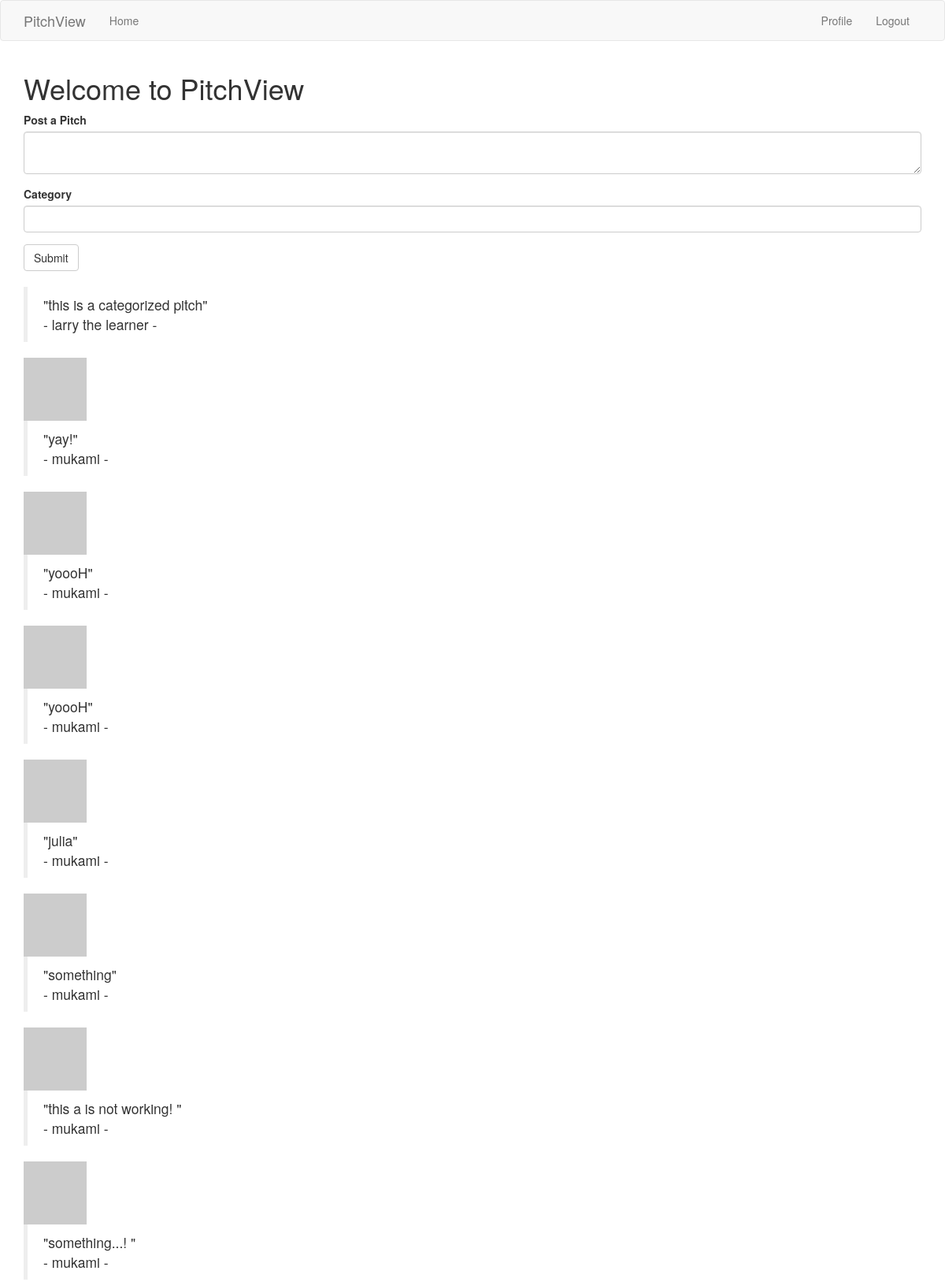
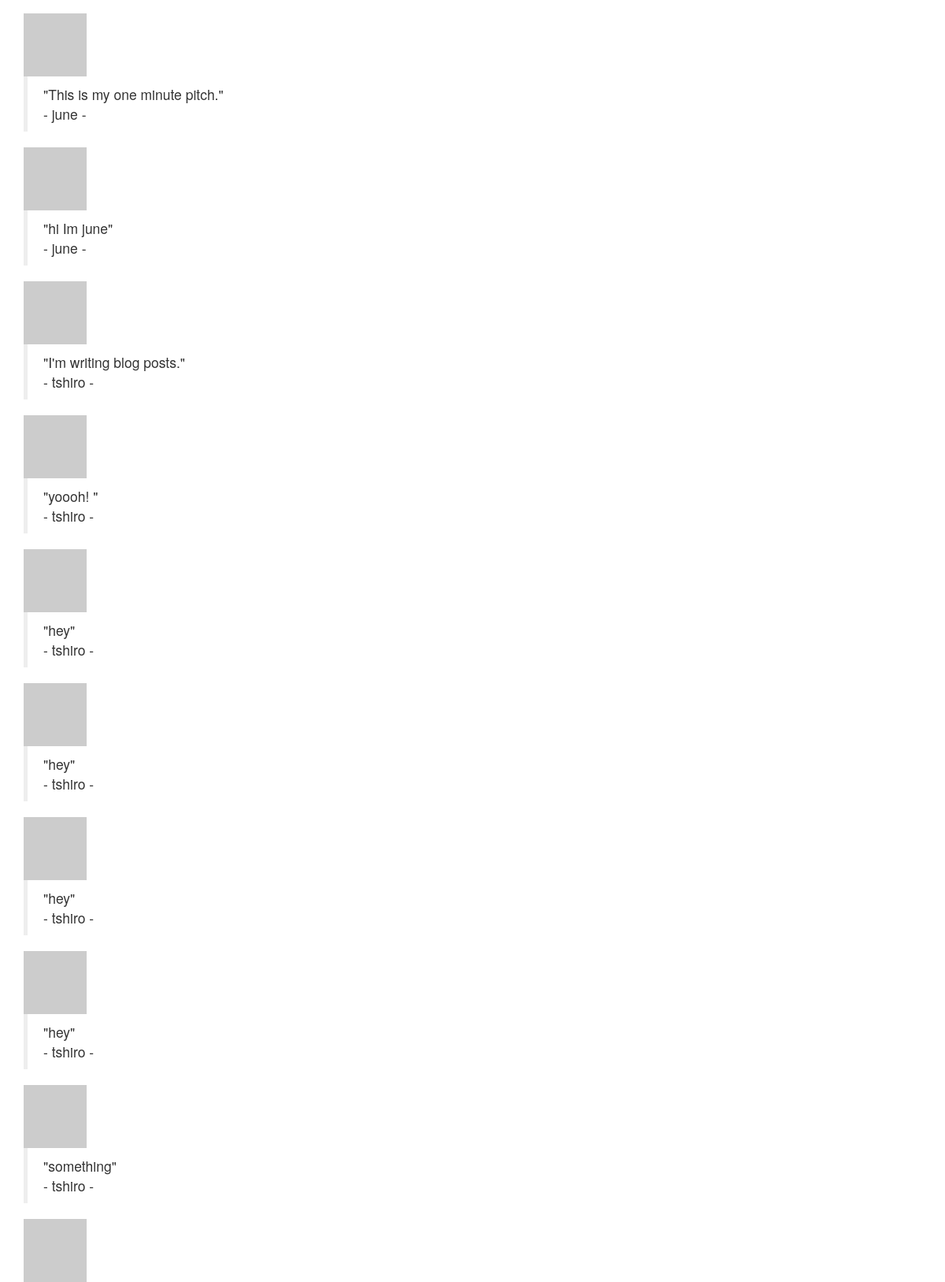
The page /index (signed in) on the database its author committed (2 pictures, top to bottom).
### app/models.py (models this page shows, shortened)
class Post(db.Model):
    id = db.Column(db.Integer, primary_key=True)
    body = db.Column(db.String(140))
    timestamp = db.Column(db.DateTime, index=True, default=datetime.utcnow)
    user_id = db.Column(db.Integer, db.ForeignKey('user.id'))
    category = db.relationship('Category', backref='type', lazy='dynamic')
    comments = db.relationship('Comment', backref='author', lazy='dynamic')

class User(UserMixin, db.Model):
    id = db.Column(db.Integer, primary_key=True)
    username = db.Column(db.String(64), index=True, unique=True)
    email = db.Column(db.String(120), index=True, unique=True)
    password_hash = db.Column(db.String(128))
    posts = db.relationship('Post', backref='author', lazy='dynamic')
    about_me = db.Column(db.String(255))
    last_seen = db.Column(db.DateTime, default=datetime.utcnow)
    def avatar(self, size):
        digest = md5(self.email.lower().encode('utf-8')).hexdigest()
        return 'https://www.gravatar.com/avatar/{}?d=identicon&s={}'.format(digest, size)

### app/main/routes.py (the view)
@bp.route('/', methods=['GET', 'POST'])
@bp.route('/index', methods=['GET', 'POST'])
@login_required
def index():
    form=PostForm()
    if form.validate_on_submit():
        post = Post(body=form.post.data, author=current_user)
        db.session.add(post)
        db.session.commit()
        flash('Your post is now live!')
        return redirect(url_for('main.index'))
    posts = Post.query.order_by(Post.timestamp.desc()).all()
    return render_template('index.html', title='Home Page', form=form, posts=posts)

### app/main/forms.py
class PostForm(FlaskForm):
    post = TextAreaField('Post a Pitch', validators=[
        DataRequired(), Length(min=1, max=255)])
    category = StringField('Category', validators=[DataRequired()])
    submit = SubmitField('Submit')

### app/main/routes.py (called while the page is built)
@bp.before_app_request
def before_request():
    if current_user.is_authenticated:
        current_user.last_seen = datetime.utcnow()
        db.session.commit()

### app/models.py (called while the page is built)
@login.user_loader
def load_user(id):
    return User.query.get(int(id))

### app/templates/index.html
{% extends "base.html" %}
{% import 'bootstrap/wtf.html' as wtf %}
{% block app_content %}
    <h1>Welcome to PitchView</h1>
    {% if form %}
    {{ wtf.quick_form(form) }}
    <br>
    {% endif %}
    {% for post in posts %}
        {% include '_post.html' %}
    {% endfor %}
{% endblock %}

### app/templates/_post.html
<table>
    <td><img src="{{ post.author.avatar(36) }}"></td>
    <tr valign="top">
        <blockquote>"{{ post.body }}"<br>
            - {{ post.author.username }} -
        </blockquote>
    </tr>
</table>

### rows shown on the page
Post: body "this is a categorized pitch", author.username "larry the learner"
Post: body "yay!", author.username "mukami"
Post: body "yoooH", author.username "mukami"
Post: body "yoooH", author.username "mukami"
Post: body "julia", author.username "mukami"
Post: body "something", author.username "mukami"
Post: body "this a is not working!", author.username "mukami"
Post: body "something...!", author.username "mukami"
Post: body "This is my one minute pitch.", author.username "june"
Post: body "hi Im june", author.username "june"
Post: body "I'm writing blog posts.", author.username "tshiro"
Post: body "yoooh!", author.username "tshiro"
Post: body "hey", author.username "tshiro"
Post: body "hey", author.username "tshiro"
Post: body "hey", author.username "tshiro"
Post: body "hey", author.username "tshiro"
Post: body "something", author.username "tshiro"
